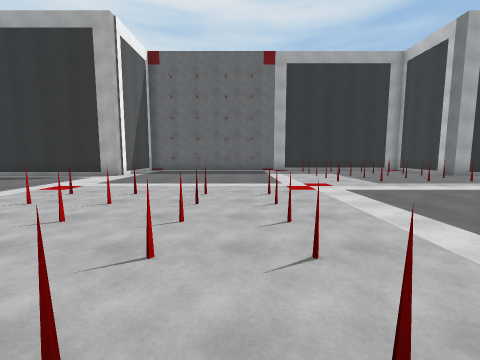
view 1 (above)

19 first-person views from a walk through a Unity game level. The camera is 1.5 m above the floor, tilts 6° down and sees 90° across. The floor is counted in squares, 2 m on a side. Each view is taken from the middle of a square. On the plan, view 1 faces up. The plan holds only what a view shows up to about 9 squares ahead; the rest is blank. The place goes on beyond the plan. The player character is not drawn. Some animated figures are not drawn.

view 2
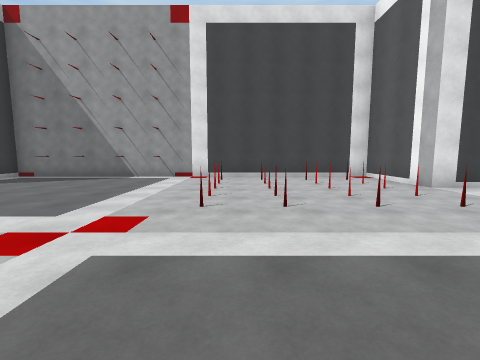

view 3
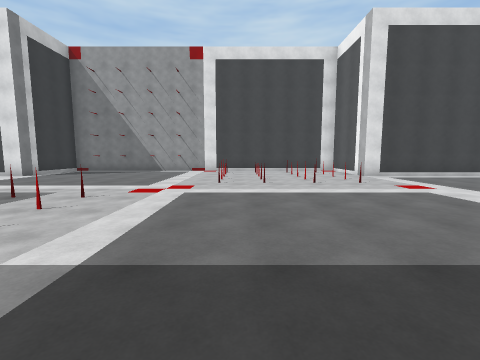

view 4
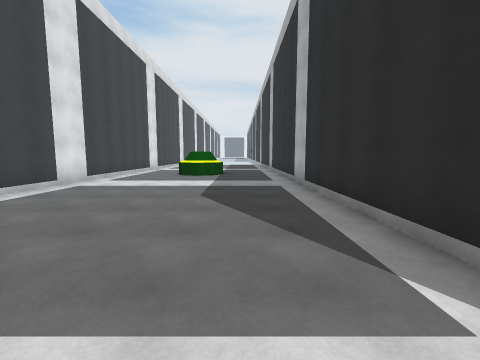

view 5
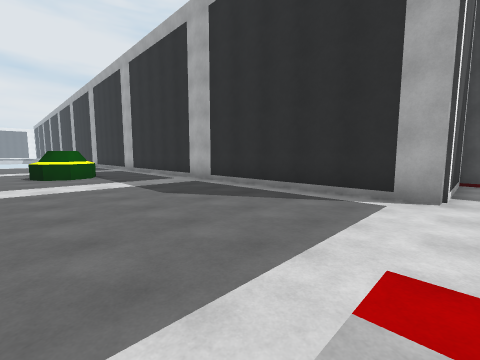

view 6
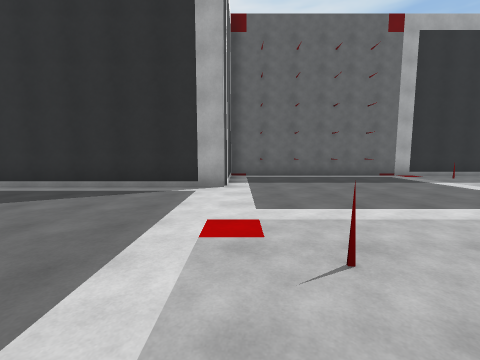

view 7
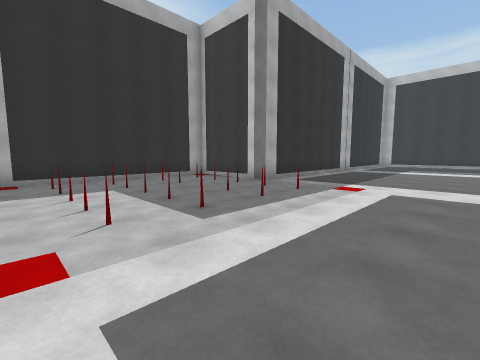

view 8
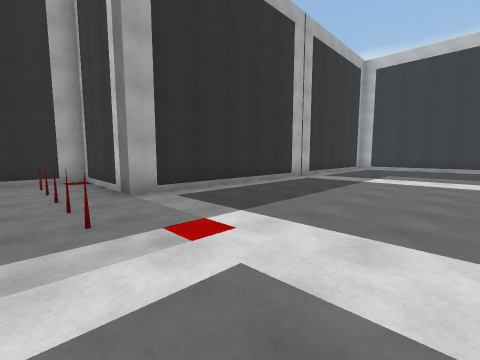

view 9
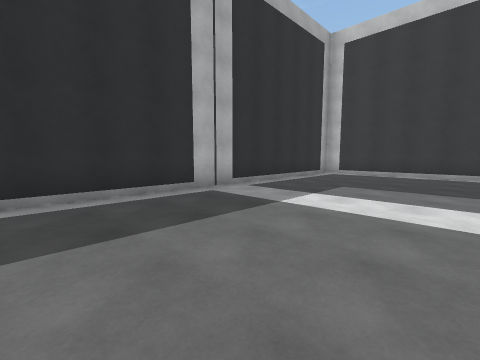

view 10
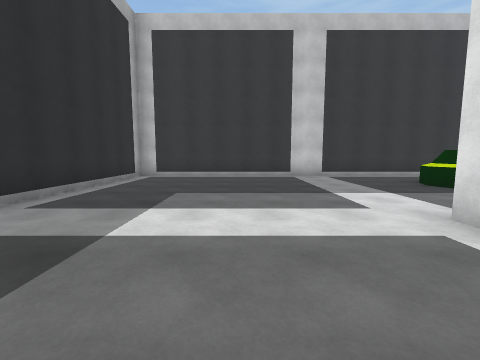

view 11
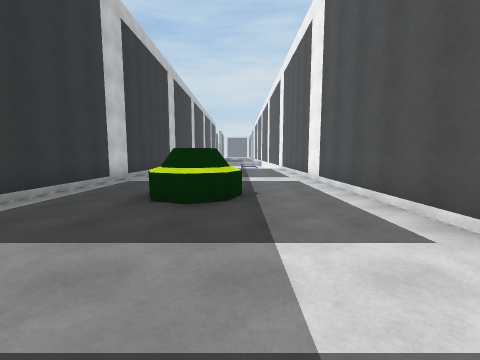

view 12
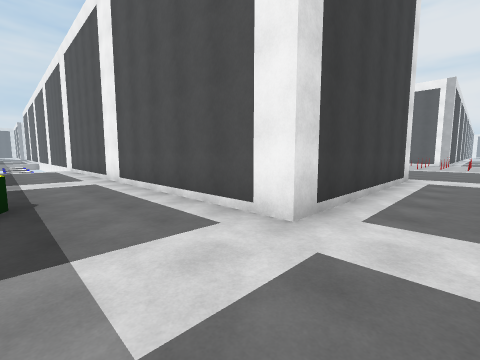

view 13
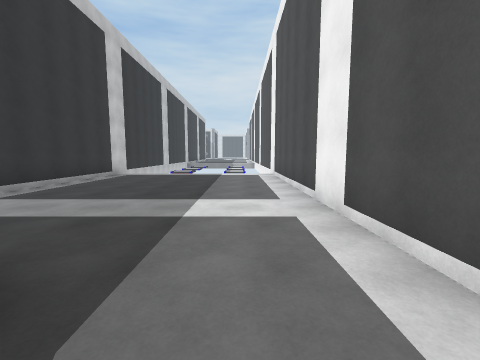

view 14
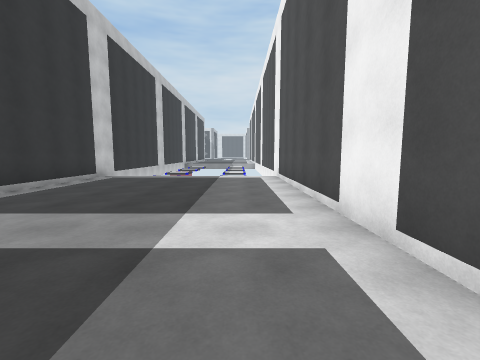

view 15
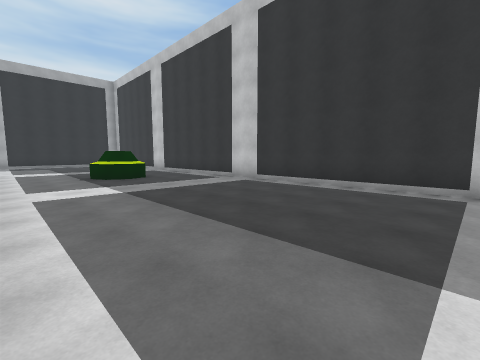

view 16
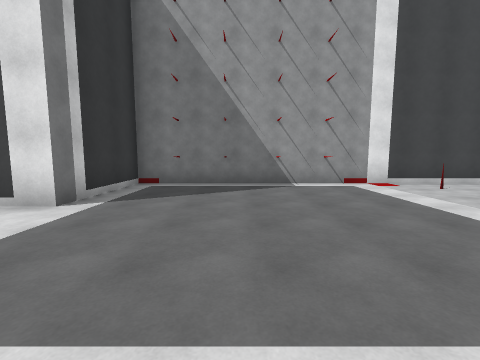

view 17
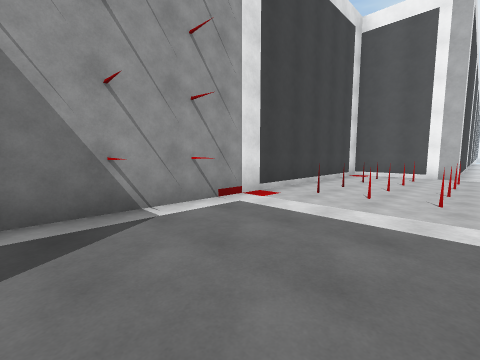

view 18
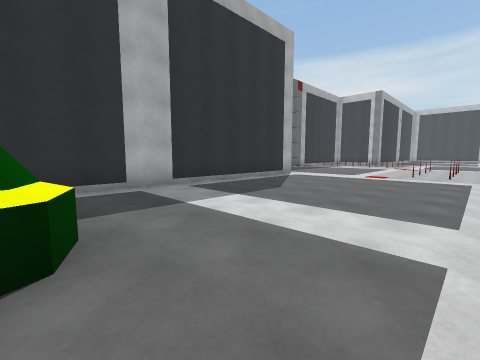

view 19
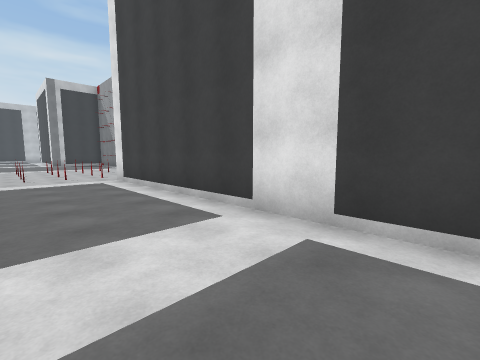

### Floor plan
Key: @ floor where view 1 was taken; # wall or solid block; x gap in a wall; . floor; O other object.
Columns run from 13 left of view 1 to 20 right of it. Each row starts with its distance up from view 1.
 12         ######### ###
 11         #.   ...# #.#
 10         #.......###.##
  9 #########........x..##############
  8 .................x..x............#
  7 .................#...............#
  6 O................................#
  5 O.........###....................#
  4 ..........###.x..................#
  3 ..........###.x..................#
  2 #########.###.x......######......#
  1         #. ##........#    #......#
  0         #..x.@...###.#    #..OO..#
 -1         ########## ###    #..OO..#
 -2                           #......#
 -3                           #......#
 -4                           #......#
 -5                           #......#
 -6                           #......#
 -7                           #......#
 -8                           #......#
 -9                           #......#
-10                           ##     #

Positions as (right, up) in squares from view 1, and headings:
1: (0, 0), facing up
2: (0, 8), facing down
3: (0, 11), facing down
4: (-4, 7), facing left
5: (-4, 4), facing up-left
6: (-4, 3), facing up
7: (2, 4), facing up-right
8: (6, 4), facing up-right
9: (10, 4), facing up-right
10: (11, 5), facing right
11: (16, 4), facing down
12: (16, 4), facing down-left
13: (15, 0), facing down
14: (15, -1), facing down
15: (14, -9), facing up-right
16: (5, 6), facing down
17: (5, 3), facing down-left
18: (-13, 3), facing up-right
19: (-12, 5), facing down-right
